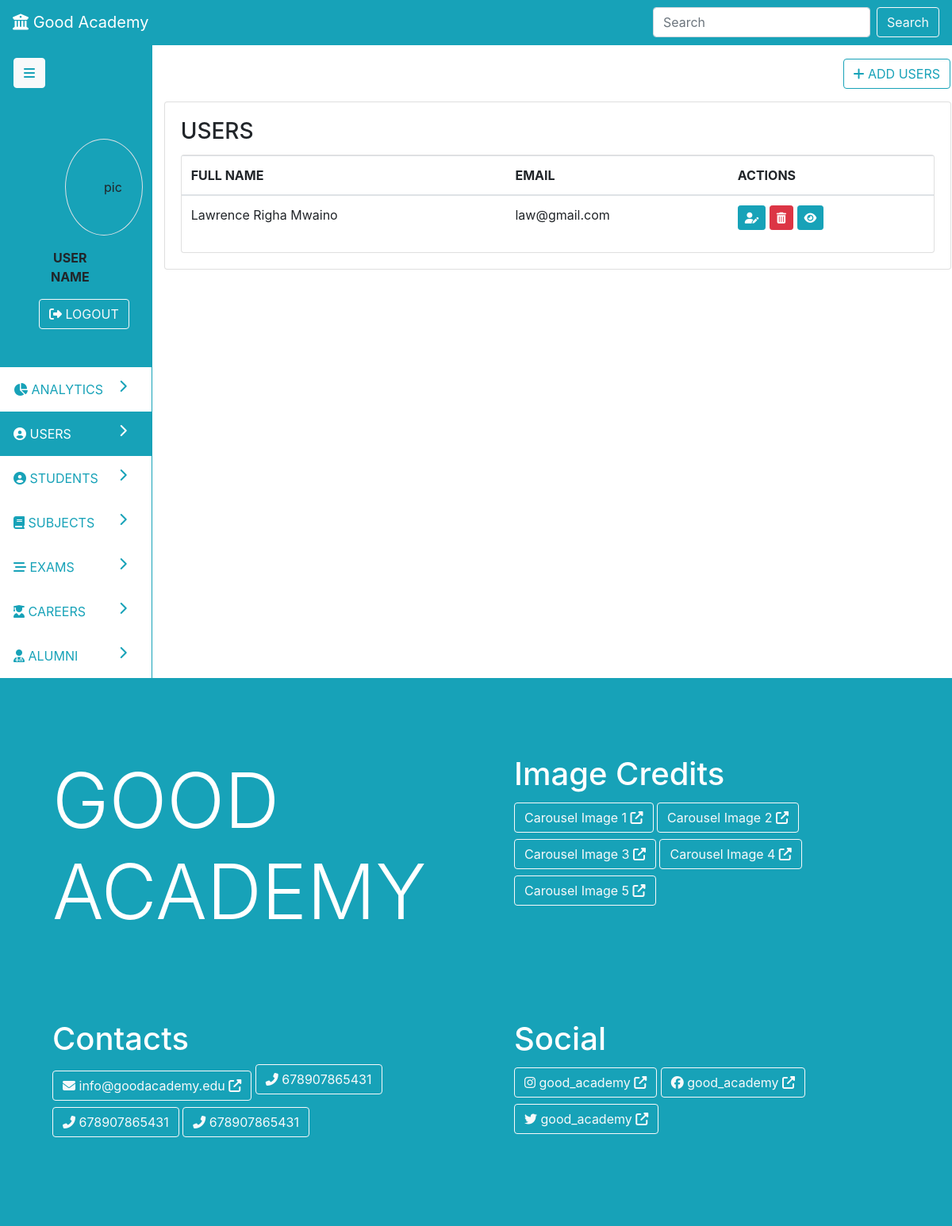
/users, run on an earlier commit of the app's database.
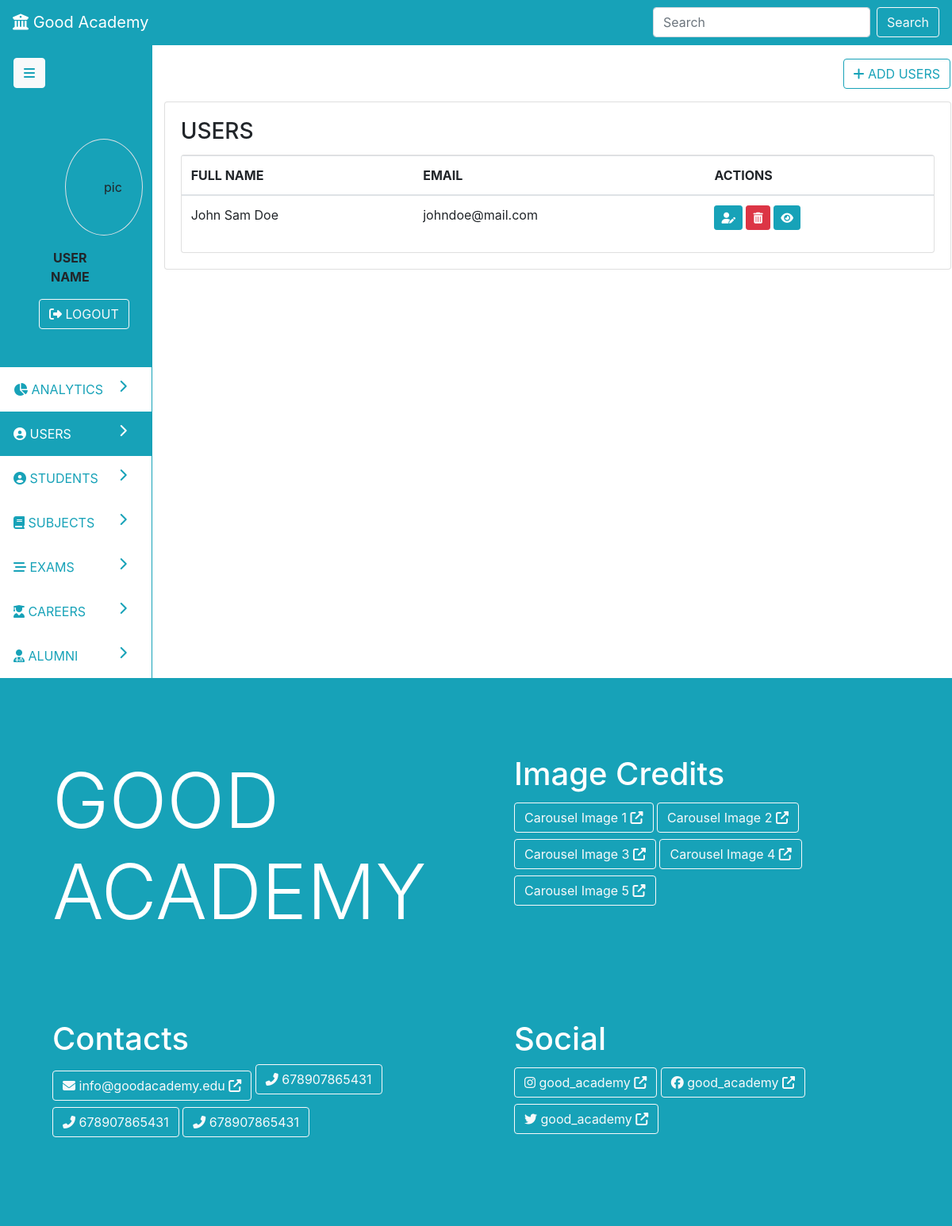
And on a later commit of the database.
### parent/models.py (models this page shows, shortened)
class User(db.Model):
	id = db.Column(db.Integer, primary_key=True)
	first_name = db.Column(db.String(19), nullable=False)
	middle_name = db.Column(db.String(19), nullable=False)
	last_name = db.Column(db.String(19), nullable=False)
	email = db.Column(db.String(19), unique=True, nullable=False)
	exams = db.relationship('Exam', backref='teacher', lazy=True, cascade='all, delete')
	password = db.Column(db.String(119), nullable=False)
	created_at = db.Column(db.DateTime, nullable=False, default=datetime.utcnow)
	updated_at = db.Column(db.DateTime, nullable=True, onupdate=datetime.utcnow)

### parent/routes.py (the view)
@app.route('/users', methods=['POST', 'GET'])
def users():
	users = User.query.all()
	return render_template('admin/users.html', nav='dash', page='users', users=users, action='read')

### parent/templates/admin/users.html (shortened to what this page needs)
{% extends 'admin-dash.html' %}
{% block pagedata %}
{% if action=='create' %}
<div class="row">
	<div class="col p-3">
		<a class="btn float-right btn-outline-info" href="{{ url_for('users') }}"><i class="fas fa-list"></i> VIEW USERS</a>
	</div>
</div>
<div class="card p-3" onload="changeNav('users')">
	<div class="card-body text-primary">
		<h1 class="card-title text-info">Register New User</h1>
	</div>
	<form class="card" method="post">
		{{ form.hidden_tag() }}
		<div class="card-body">
			<div class="alert alert-info">
				<i class="fas fa-info-circle"></i> The default password for new accounts is 'welcome'
			</div>
			<fieldset>
				<div class="form-group">
					{{ form.first_name.label(class='form-control-label') }}
					{% if form.first_name.errors %}
						{{ form.first_name(class='form-control is-invalid')}}
						<div class="invalid-feedback">
							{% for error in form.first_name.errors %}
								<span>{{ error }}</span>
							{% endfor %}
						</div>
					{% else%}
						{{ form.first_name(class='form-control') }}
					{% endif %}
				</div>
				<div class="form-group">
					{{ form.middle_name.label(class='form-control-label') }}
					{% if form.middle_name.errors %}
						{{ form.middle_name(class='form-control is-invalid')}}
						<div class="invalid-feedback">
							{% for error in form.middle_name.errors %}
								<span>{{ error }}</span>
							{% endfor %}
						</div>
					{% else%}
						{{ form.middle_name(class='form-control') }}
					{% endif %}
				</div>
				<div class="form-group">
					{{ form.last_name.label(class='form-control-label') }}
					{% if form.last_name.errors %}
						{{ form.last_name(class='form-control is-invalid')}}
						<div class="invalid-feedback">
							{% for error in form.last_name.errors %}
								<span>{{ error }}</span>
							{% endfor %}
						</div>
					{% else%}
						{{ form.last_name(class='form-control') }}
					{% endif %}
				</div>
				<div class="form-group">
					{{ form.email.label(class='form-control-label') }}
					{% if form.email.errors %}
						{{ form.email(class='form-control is-invalid')}}
						<div class="invalid-feedback">
							{% for error in form.email.errors %}
								<span>{{ error }}</span>
							{% endfor %}
						</div>
					{% else%}
						{{ form.email(class='form-control') }}
					{% endif %}
				</div>
			</fieldset>
			<div>
				{{ form.submit(class='btn btn-info')}}
			</div>
			</div>
		</div>
	</form>
</div>
{% elif action=='read' %}
<div class="row">
	<div class="col p-3">
		<a class="btn float-right btn-outline-info" href="{{ url_for('create_user') }}"><i class="fas fa-plus"></i> ADD USERS</a>
	</div>
</div>
<div class="card">
	<div class="card-body">
		<h3 class="card-title">USERS</h3>
		<div class="card">
			<div class="table-responsive">
				<table class="table table-hover">
					<thead>
						<tr>
							<th>FULL NAME</th><th>EMAIL</th><th>ACTIONS</th>
						</tr>
					</thead>
					<tbody>
						{% for user in users %}
						<tr>
							<td>{% print(user.first_name) %} {% print(user.middle_name) %} {% print(user.last_name) %}</td>
							<td>{% print(user.email) %}</td>
							<td>
								<a href="{{ url_for('update_user', id=user.id) }}" class="btn btn-sm btn-info" data-toggle="tooltip" data-placement="top" title="EDIT"><i class="fas fa-user-edit"></i></a>
								<a href="{{ url_for('delete_user', id=user.id) }}" class="btn btn-sm btn-danger" data-toggle="tooltip" data-placement="top" title="DELETE"><i class="fas fa-trash-alt"></i></a>
								<a href="users/view/{{ user.id }}" class="btn btn-sm btn-info" data-toggle="tooltip" data-placement="top" title="MORE INFO"><i class="fas fa-eye "></i></a>
							</td>
						</tr>
						{% endfor %}
					</tbody>
				</table>
			</div>
		</div>
	</div>
</div>
{% elif action=='view' %}
<div class="row">
	<div class="col p-3">
		<a class="btn float-right btn-outline-info" href="{{ url_for('users') }}"><i class="fas fa-list"></i> VIEW USERS</a>
	</div>
</div>
{% endif %}
{% endblock %}

### parent/templates/admin-dash.html (shortened to what this page needs)
{% extends 'base.html' %}
{%block content%}
<div class="row border border-info">
	<div class="col-2">
		<div class="side-nav ">
			<div class="row bg-info p-3">
				<div class="col"><button class="btn btn-light text-info"><i class="fas fa-bars"></i></button></div>
			</div>
			<div class="row bg-info p-5">
				<div class="col text-center">
					<div class="row">
						<div class="col px-5">
							<div class="p-5 border rounded-circle">pic</div>
						</div>
					</div>
					<div class="row">
						<div class="col p-3"><b>USER NAME</b></div>
					</div>
					<div class="row">
						<div class="col"><button class="btn btn-outline-light"><i class="fas fa-sign-out-alt"></i> LOGOUT</button></div>
					</div>
				</div>
			</div>
			<a id="analytics" class="row nav-link btn-outline-info p-3" href="{{ url_for('admin_dash') }}">
				<div class="col"><i class="fas fa-chart-pie"></i> ANALYTICS <i class="fas fa-chevron-right float-right"></i></div>
			</a>
			<a id="users" class="row nav-link nav-link btn-outline-info p-3" href="{{ url_for('users') }}">
				<div class="col"><i class="fas fa-user-circle"></i> USERS <i class="fas fa-chevron-right float-right"></i></div>
			</a>
			<a id="students" class="row nav-link btn-outline-info p-3" href="{{ url_for('students') }}">
				<div class="col"><i class="fas fa-user-circle"></i> STUDENTS <i class="fas fa-chevron-right float-right"></i></div>
			</a>
			<a id="subjects" class="row nav-link btn-outline-info p-3" href="{{ url_for('subjects') }}">
				<div class="col"><i class="fas fa-book"></i> SUBJECTS <i class="fas fa-chevron-right float-right"></i></div>
			</a>
			<a id="exams" class="row nav-link btn-outline-info p-3" href="{{ url_for('exams') }}">
				<div class="col"><i class="fas fa-stream"></i> EXAMS <i class="fas fa-chevron-right float-right"></i></div>
			</a>
			<a id="careers" class="row nav-link btn-outline-info p-3" href="{{ url_for('careers') }}">
				<div class="col"><i class="fas fa-user-graduate"></i> CAREERS <i class="fas fa-chevron-right float-right"></i></div>
			</a>
			<a id="alumni" class="row nav-link btn-outline-info p-3" href="{{ url_for('alumni') }}">
				<div class="col"><i class="fas fa-user-md"></i> ALUMNI <i class="fas fa-chevron-right float-right"></i></div>
			</a>
		</div>
	</div>
	<div class="col-10 border-left border-info">
		<div class="row justify-content-center">
			<div class="col-md-6">
			</div>
		</div>
		{%block pagedata%}{%endblock%}
	</div>
</div>
{%endblock%}

### parent/templates/base.html (shortened to what this page needs)
<!DOCTYPE html>
<html>
<head>
	<link rel="stylesheet" href="https://maxcdn.bootstrapcdn.com/bootstrap/4.0.0/css/bootstrap.min.css">
	<link rel="stylesheet" href="{{ url_for('static', filename='main.css') }}">
</head>
<body onload="changeNav('{{page}}')">
	{% if nav=='landing' %}
		<nav class="navbar navbar-expand-lg navbar-dark bg-info">
		  <a class="navbar-brand" href="#"><i class="fas fa-university"></i> Good Academy</a>
		  <button class="navbar-toggler" type="button" data-toggle="collapse" data-target="#navbarSupportedContent" aria-controls="navbarSupportedContent" aria-expanded="false" aria-label="Toggle navigation">
		    <span class="navbar-toggler-icon"></span>
		  </button>
		  <div class="collapse navbar-collapse" id="navbarSupportedContent">
		  	<div class="mr-auto"></div>
		  	<ul class="navbar-nav">
		  		<li class="nav-item">
		  			<a href="#" class="nav-link active">HOME</a>
		  		</li>
			    <li class="nav-item dropdown">
			        <a class="nav-link dropdown-toggle" href="#" id="navbarDropdown" role="button" data-toggle="dropdown" aria-haspopup="true" aria-expanded="false">PORTAL</a>
			        <div class="dropdown-menu" aria-labelledby="navbarDropdown">
			          <a class="dropdown-item" href="{{ url_for('student_login') }}">STUDENT</a>
			          <a class="dropdown-item" href="{{ url_for('admin_login') }}">TEACHER</a>
			        </div>
			    </li>
		  		<li class="nav-item">
		  			<a href="#" class="nav-link">EVENTS</a>
		  		</li>
		  		<li class="nav-item">
		  			<a href="#" class="nav-link">BLOGS</a>
		  		</li>
		  		<li class="nav-item">
		  			<a href="#" class="nav-link">CONTACTS</a>
		  		</li>
		  	</ul>
		  </div>
		</nav>
	{% elif nav=='dash' %}
		<nav class="navbar navbar-expand-lg navbar-dark bg-info">
		  <a class="navbar-brand" href="#"><i class="fas fa-university"></i> Good Academy</a>
		  <div class="collapse navbar-collapse" id="navbarSupportedContent">
		    <form class="form-inline my-2 my-lg-0">
		      <input class="form-control mr-sm-2" type="search" placeholder="Search" aria-label="Search">
		      <button class="btn btn-outline-light my-2 my-sm-0" type="submit">Search</button>
		    </form>
		  </div>
		</nav>
	{% endif %}
	{%block content%} {%endblock%}
	<div class="row bg-info text-white">
		<div class="col p-5">
			<div class="row">
				<div class="col p-5">
					<h1 class="display-1">GOOD ACADEMY</h1>
				</div>
				<div class="col p-5">
					<h1>Image Credits</h1>
					<a class="btn btn-outline-light my-1" href="">Carousel Image 1 <i class="fas fa-external-link-alt"></i></a>
					<a class="btn btn-outline-light my-1" href="">Carousel Image 2 <i class="fas fa-external-link-alt"></i></a>
					<a class="btn btn-outline-light my-1" href="">Carousel Image 3 <i class="fas fa-external-link-alt"></i></a>
					<a class="btn btn-outline-light my-1" href="">Carousel Image 4 <i class="fas fa-external-link-alt"></i></a>
					<a class="btn btn-outline-light my-1" href="">Carousel Image 5 <i class="fas fa-external-link-alt"></i></a>
				</div>
				<div class="col p-5">
					<h1>Contacts</h1>
					<a class="btn btn-outline-light my-1" href="{{ url_for('rfdb') }}"><i class="fas fa-envelope"></i> info@goodacademy.edu <i class="fas fa-external-link-alt"></i></a>
					<p class="btn btn-outline-light"><i class="fas fa-phone-alt"></i> 678907865431</p>
					<p class="btn btn-outline-light"><i class="fas fa-phone-alt"></i> 678907865431</p>
					<p class="btn btn-outline-light"><i class="fas fa-phone-alt"></i> 678907865431</p>
				</div>
				<div class="col p-5">
					<h1>Social</h1>
					<a class="btn btn-outline-light my-1" href=""><i class="fab fa-instagram"></i> good_academy <i class="fas fa-external-link-alt"></i></a>
					<a class="btn btn-outline-light my-1" href=""><i class="fab fa-facebook"></i> good_academy <i class="fas fa-external-link-alt"></i></a>
					<a class="btn btn-outline-light my-1" href=""><i class="fab fa-twitter"></i> good_academy <i class="fas fa-external-link-alt"></i></a>
				</div>
			</div>
		</div>
	</div>
</body>
</html>

What changed in the data, as far as the page shows it:
removed User: first_name "Lawrence", middle_name "Righa", last_name "Mwaino", email "law@gmail.com"
added User: first_name "John", middle_name "Sam", last_name "Doe", email "johndoe@mail.com"
